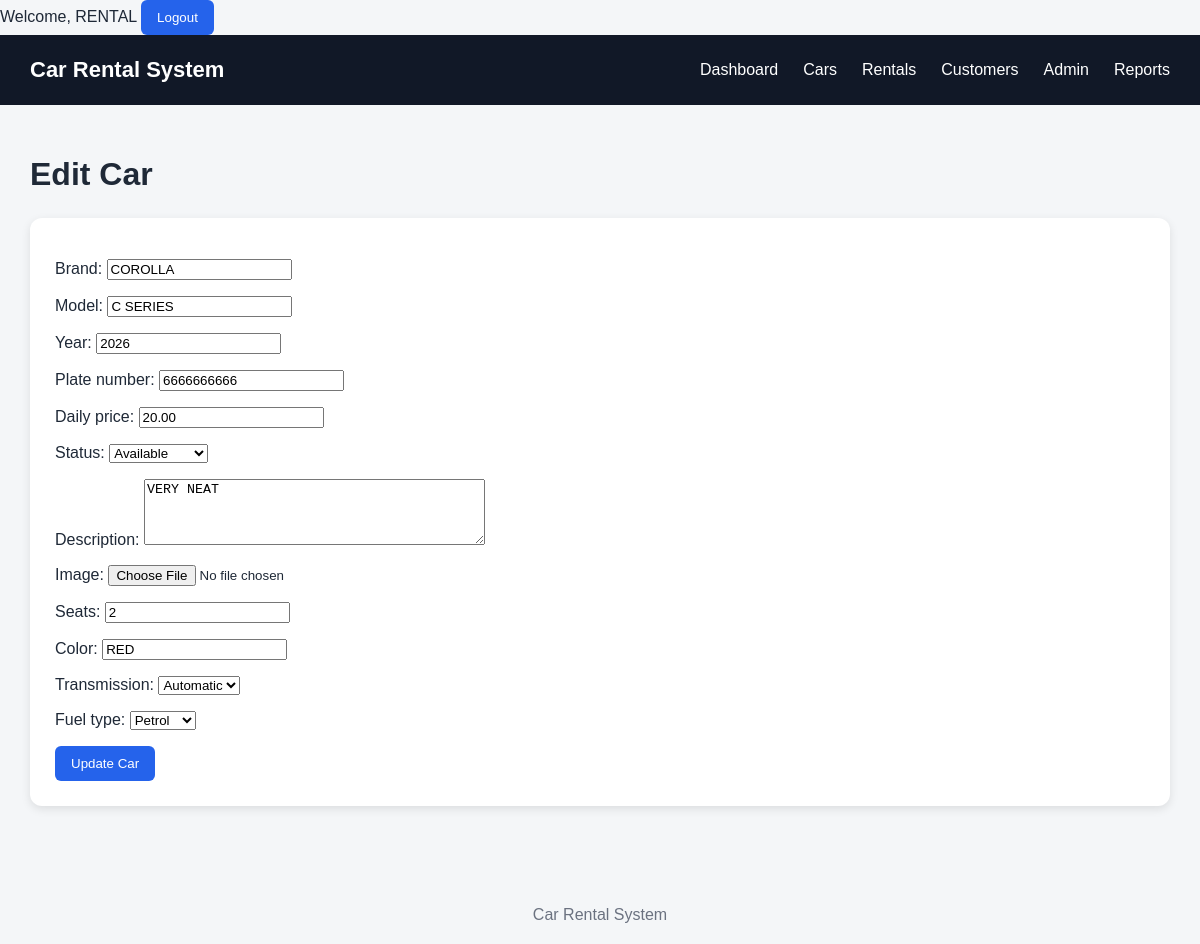
The page /cars/1/edit/ (signed in) on the database its author committed.
### cars/models.py (models this page shows, shortened)
class Car(models.Model):
    STATUS_CHOICES = [
        ("available", "Available"),
        ("rented", "Rented"),
        ("returned", "Returned"),
        ("maintenance", "Maintenance"),
    ]
    TRANSMISSION_CHOICES = [
        ("automatic", "Automatic"),
        ("manual", "Manual"),
    ]
    FUEL_CHOICES = [
        ("petrol", "Petrol"),
        ("diesel", "Diesel"),
        ("electric", "Electric"),
        ("hybrid", "Hybrid"),
    ]
    brand = models.CharField(max_length=100)
    model = models.CharField(max_length=100)
    year = models.PositiveIntegerField()
    plate_number = models.CharField(max_length=20, unique=True)
    color = models.CharField(max_length=50)
    transmission = models.CharField(
        max_length=20,
        choices=TRANSMISSION_CHOICES
    )
    fuel_type = models.CharField(
        max_length=20,
        choices=FUEL_CHOICES
    )
    seats = models.PositiveSmallIntegerField()
    daily_price = models.DecimalField(
        max_digits=10,
        decimal_places=2
    )
    image = models.ImageField(
        upload_to="cars/",
        blank=True,
        null=True
    )
    description = models.TextField(
        blank=True
    )
    status = models.CharField(
        max_length=20,
        choices=STATUS_CHOICES,
        default="available"
    )
    created_at = models.DateTimeField(
        auto_now_add=True
    )
    updated_at = models.DateTimeField(
        auto_now=True
    )

### cars/views.py (the view)
@login_required
def car_edit(request, pk):
    car = get_object_or_404(
        Car,
        pk=pk
    )
    if request.method == "POST":
        form = CarForm(
            request.POST,
            request.FILES,
            instance=car
        )
        if form.is_valid():
            form.save()
            return redirect(
                "car_detail",
                pk=car.pk
            )
    else:
        form = CarForm(
            instance=car
        )
    return render(
        request,
        "cars/car_form.html",
        {
            "form": form,
            "car": car
        }
    )

### cars/templates/cars/car_form.html (shortened to what this page needs)
{% extends "base.html" %}
{% block content %}
<h1 class="page-title">
{% if car %}
    Edit Car
{% else %}
    Add Car
{% endif %}
</h1>
<div class="card">
    <form
        method="POST"
        enctype="multipart/form-data"
    >
        {{ form.as_p }}
        <button
            type="submit"
            class="btn"
        >
            {% if car %}
                Update Car
            {% else %}
                Save Car
            {% endif %}
        </button>
    </form>
</div>
{% endblock %}

### templates/base.html (shortened to what this page needs)
<!DOCTYPE html>
<html lang="en">
<head>
</head>
<body>
    {% if user.is_authenticated %}
    <span>
        Welcome, {{ user.username }}
    </span>
    <form
        method="POST"
        action="{% url 'logout' %}"
        style="display:inline;"
    >
        <button type="submit" class="btn">
            Logout
        </button>
    </form>
{% endif %}
    <nav class="navbar">
        <div class="brand">
            Car Rental System
        </div>
        <div class="nav-links">
            <a href="{% url 'dashboard' %}">
                Dashboard
            </a>
            <a href="{% url 'car_list' %}">
                Cars
            </a>
            <a href="{% url 'rental_list' %}">
                Rentals
            </a>
            <a href="{% url 'customer_list' %}">
                Customers
            </a>
            <a href="/admin/">
                Admin
            </a>
            <a href="{% url 'reports' %}">
                Reports
            </a>
        </div>
    </nav>
    <main class="container">
        {% block content %}{% endblock %}
    </main>
    <footer class="footer">
        Car Rental System
    </footer>
</body>
</html>

### templates/base.html (style rules this page uses)
* { box-sizing: border-box; }
body { margin: 0; font-family: Arial, sans-serif; background: #f4f6f8; color: #1f2937; }
.navbar { background: #111827; color: white; padding: 0 30px; min-height: 70px; display: flex; align-items: center; justify-content: space-between; }
.brand { font-size: 22px; font-weight: bold; }
.nav-links { display: flex; gap: 25px; }
.nav-links a { color: white; text-decoration: none; }
.container { max-width: 1200px; margin: auto; padding: 30px; }
.page-title { margin-bottom: 25px; }
.btn { display: inline-block; padding: 10px 16px; border-radius: 6px; text-decoration: none; border: none; cursor: pointer; background: #2563eb; color: white; }
.footer { margin-top: 50px; padding: 20px; text-align: center; color: #6b7280; }
.card { background: white; padding: 25px; border-radius: 12px; box-shadow: 0 3px 10px rgba(0, 0, 0, 0.1); }

### rows shown on the page
Car: brand "COROLLA", model "C SERIES", year "2026", plate_number "6666666666", daily_price "20.00", status "Available", description "VERY NEAT", seats "2", color "RED", transmission "Automatic", fuel_type "Petrol"

### other values the page prints
{{ user.username }} "RENTAL"
